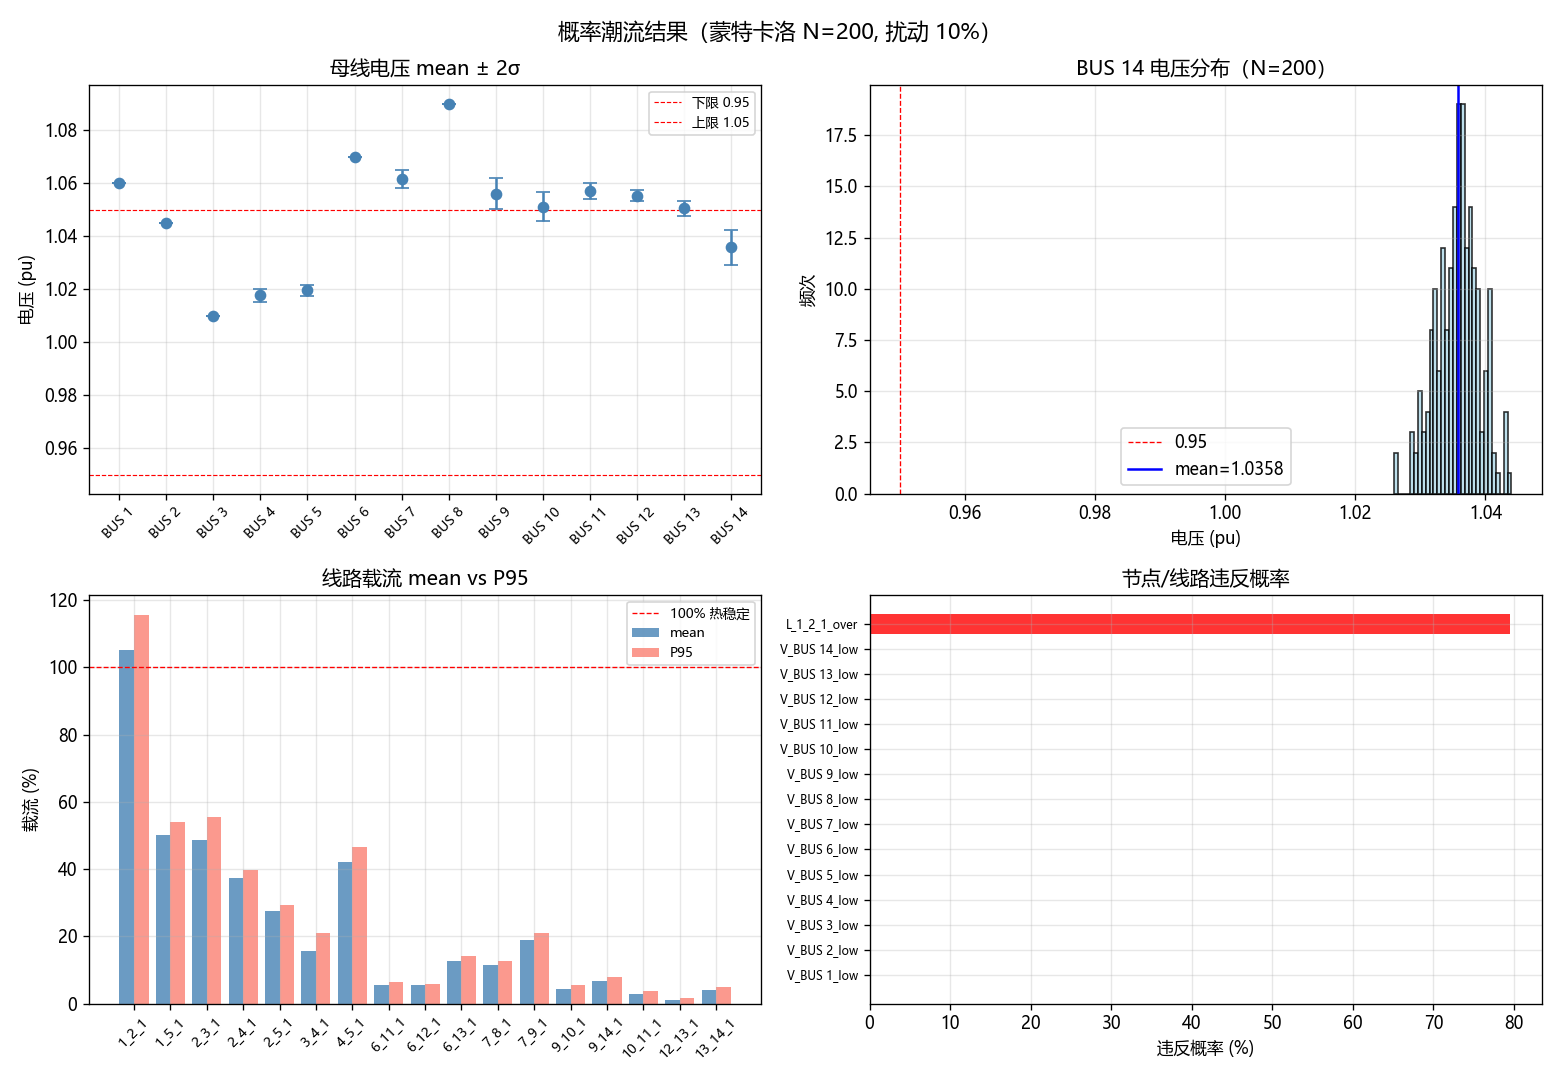

Generate this figure with Python:
# -*- coding: utf-8 -*-
"""
实验十三：概率潮流（Probabilistic Power Flow, PPF）
==================================================
用蒙特卡洛方法估计电网状态的统计分布：

  1. 给所有负荷加随机扰动（±10% 正态分布）
  2. 跑 N=200 次潮流仿真
  3. 收集每个节点电压、每条支路载流的统计分布
  4. 输出均值、标准差、5%/95% 分位数、违反率

输出：
  - 各母线电压直方图
  - 关键节点 V_min/V_max 时序带状图（均值 ± 2σ）
  - 违反率表（V < 0.95 pu 或 loading > 100% 的概率）

运行：
  gridcal-env/Scripts/python.exe lab_scripts/exp13_ppf.py
"""

import warnings
warnings.filterwarnings("ignore")

import numpy as np
import pandas as pd
import matplotlib
matplotlib.use("Agg")
import matplotlib.pyplot as plt
import matplotlib.font_manager as fm

for cand in ("Microsoft YaHei", "SimHei", "Noto Sans CJK SC", "Arial Unicode MS"):
    if any(cand in f.name for f in fm.fontManager.ttflist):
        plt.rcParams["font.sans-serif"] = [cand]
        break
plt.rcParams["axes.unicode_minus"] = False

import VeraGridEngine as vg
from event_sim import Simulator, snapshot

GRID_FILE = "Grids_and_profiles/grids/IEEE 14 bus.raw"
N_MC = 200  # 蒙特卡洛次数
NOISE_STD = 0.10  # 负荷扰动标准差（10%）


def add_random_perturbation(grid, rng: np.random.Generator, std: float = NOISE_STD):
    """给所有负荷加正态扰动。返回扰动后的 P/Q 列表。"""
    perturbations = []
    for ld in grid.get_loads():
        factor = 1.0 + rng.normal(0, std)
        ld.P *= factor
        ld.Q *= factor
        perturbations.append((ld.name, factor))
    return perturbations


def run_monte_carlo(n_runs: int = N_MC, seed: int = 42):
    """运行 N 次蒙特卡洛仿真。"""
    rng = np.random.default_rng(seed)

    # 记录每个 (bus, t=0) 的电压，每个 (line, t=0) 的 loading
    voltage_samples = {b.name: [] for b in vg.open_file(GRID_FILE).buses}
    loading_samples = {ln.name: [] for ln in vg.open_file(GRID_FILE).lines}

    for i in range(n_runs):
        grid = vg.open_file(GRID_FILE)
        # 加扰动
        add_random_perturbation(grid, rng)
        # 跑基线潮流
        pf = vg.power_flow(grid,
                           options=vg.PowerFlowOptions(solver_type=vg.SolverType.NR))
        if not pf.converged:
            continue
        snap = snapshot(grid, pf, t=0.0)
        for bname in voltage_samples:
            v = snap.get(f"v_{bname}", np.nan)
            voltage_samples[bname].append(v if v is not None else np.nan)
        for lname in loading_samples:
            ld_val = snap.get(f"line_{lname}", np.nan)
            loading_samples[lname].append(ld_val if ld_val is not None else np.nan)

    # 汇总统计
    v_stats = []
    for bname, samples in voltage_samples.items():
        arr = np.array([s for s in samples if s is not None and not np.isnan(s)])
        if len(arr) == 0:
            continue
        v_stats.append({
            "bus": bname,
            "mean": float(np.mean(arr)),
            "std": float(np.std(arr)),
            "min": float(np.min(arr)),
            "max": float(np.max(arr)),
            "p05": float(np.percentile(arr, 5)),
            "p95": float(np.percentile(arr, 95)),
            "viol_low": float(np.mean(arr < 0.95)),
            "viol_high": float(np.mean(arr > 1.05)),
        })
    v_df = pd.DataFrame(v_stats)

    l_stats = []
    for lname, samples in loading_samples.items():
        arr = np.array([s for s in samples if s is not None and not np.isnan(s)])
        if len(arr) == 0:
            continue
        l_stats.append({
            "line": lname,
            "mean": float(np.mean(arr)),
            "std": float(np.std(arr)),
            "min": float(np.min(arr)),
            "max": float(np.max(arr)),
            "p95": float(np.percentile(arr, 95)),
            "viol": float(np.mean(arr > 100.0)),
        })
    l_df = pd.DataFrame(l_stats)

    return v_df, l_df, voltage_samples, loading_samples


def main():
    print("=" * 70)
    print(f"Phase E: 概率潮流（蒙特卡洛 N={N_MC}, 扰动标准差={NOISE_STD*100:.0f}%）")
    print("=" * 70)

    print(f"\n运行 {N_MC} 次蒙特卡洛仿真...")
    v_df, l_df, v_samples, l_samples = run_monte_carlo()

    print("\n=== 各母线电压统计 ===")
    print(v_df.to_string(index=False))

    print("\n=== 各线路载流统计 ===")
    print(l_df.to_string(index=False))

    print("\n=== 违反率（节点 V < 0.95 pu 或线路 loading > 100%）===")
    for _, r in v_df.iterrows():
        if r["viol_low"] > 0.01 or r["viol_high"] > 0.01:
            print(f"  母线 {r['bus']}: 低压违反 {r['viol_low']*100:.1f}%, 高压 {r['viol_high']*100:.1f}%")
    for _, r in l_df.iterrows():
        if r["viol"] > 0.01:
            print(f"  线路 {r['line']}: 过载概率 {r['viol']*100:.1f}%")

    # ---- 画图
    fig, axes = plt.subplots(2, 2, figsize=(13, 9))
    fig.suptitle(f"概率潮流结果（蒙特卡洛 N={N_MC}, 扰动 {NOISE_STD*100:.0f}%）", fontsize=13)

    # 1. 母线电压分布（散点图：mean ± std）
    ax = axes[0, 0]
    bus_names = v_df["bus"].tolist()
    means = v_df["mean"].values
    stds = v_df["std"].values
    x = np.arange(len(bus_names))
    ax.errorbar(x, means, yerr=2*stds, fmt="o", capsize=4, color="steelblue")
    ax.axhline(0.95, color="red", ls="--", lw=0.7, label="下限 0.95")
    ax.axhline(1.05, color="red", ls="--", lw=0.7, label="上限 1.05")
    ax.set_xticks(x)
    ax.set_xticklabels(bus_names, rotation=45, fontsize=8)
    ax.set_ylabel("电压 (pu)")
    ax.set_title("母线电压 mean ± 2σ")
    ax.legend(fontsize=8)
    ax.grid(True, alpha=0.3)

    # 2. 母线电压直方图（选 BUS 14）
    ax = axes[0, 1]
    bus14 = np.array([s for s in v_samples["BUS 14"] if s is not None and not np.isnan(s)])
    ax.hist(bus14, bins=30, color="lightblue", edgecolor="black", alpha=0.8)
    ax.axvline(0.95, color="red", ls="--", lw=0.8, label="0.95")
    ax.axvline(bus14.mean(), color="blue", ls="-", lw=1.5, label=f"mean={bus14.mean():.4f}")
    ax.set_xlabel("电压 (pu)")
    ax.set_ylabel("频次")
    ax.set_title(f"BUS 14 电压分布（N={len(bus14)}）")
    ax.legend()
    ax.grid(True, alpha=0.3)

    # 3. 线路载流分布
    ax = axes[1, 0]
    line_names = l_df["line"].tolist()
    load_means = l_df["mean"].values
    load_p95 = l_df["p95"].values
    x = np.arange(len(line_names))
    ax.bar(x - 0.2, load_means, 0.4, label="mean", color="steelblue", alpha=0.8)
    ax.bar(x + 0.2, load_p95, 0.4, label="P95", color="salmon", alpha=0.8)
    ax.axhline(100, color="red", ls="--", lw=0.8, label="100% 热稳定")
    ax.set_xticks(x)
    ax.set_xticklabels(line_names, rotation=45, fontsize=8)
    ax.set_ylabel("载流 (%)")
    ax.set_title("线路载流 mean vs P95")
    ax.legend(fontsize=8)
    ax.grid(True, alpha=0.3)

    # 4. 违反率表（柱状图）
    ax = axes[1, 1]
    violations = []
    for _, r in v_df.iterrows():
        violations.append((f"V_{r['bus']}_low", r["viol_low"]*100))
    for _, r in l_df.iterrows():
        if r["viol"] > 0:
            violations.append((f"L_{r['line']}_over", r["viol"]*100))
    if violations:
        names, vals = zip(*violations)
        ax.barh(range(len(names)), vals, color="red", alpha=0.8)
        ax.set_yticks(range(len(names)))
        ax.set_yticklabels(names, fontsize=7)
        ax.set_xlabel("违反概率 (%)")
        ax.set_title("节点/线路违反概率")
        ax.grid(True, alpha=0.3)
    else:
        ax.text(0.5, 0.5, "无违反", ha="center", va="center",
                transform=ax.transAxes, fontsize=14)

    plt.tight_layout()
    out = "lab_scripts/exp13_ppf.png"
    plt.savefig(out, dpi=120)
    print(f"\n图已保存到 {out}")

    # 保存 CSV
    v_df.to_csv("lab_scripts/exp13_voltage_stats.csv", index=False, encoding="utf-8-sig")
    l_df.to_csv("lab_scripts/exp13_loading_stats.csv", index=False, encoding="utf-8-sig")
    print("统计数据已保存到 exp13_*_stats.csv")


if __name__ == "__main__":
    main()
